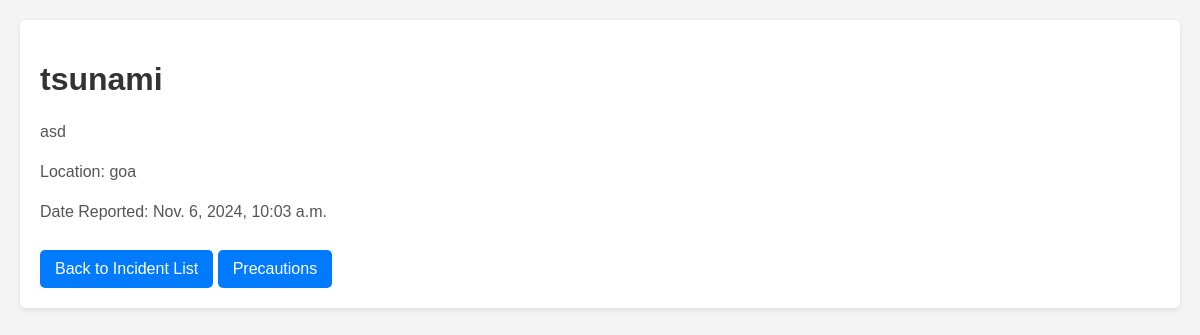
/incident/2/, run on the app's committed database.
### SecureZone/models.py (models this page shows)
class Incident(models.Model):
    title = models.CharField(max_length=200)
    description = models.TextField()
    location = models.CharField(max_length=200)
    date_reported = models.DateTimeField(auto_now_add=True)

### SecureZone/views.py (the view)
# urls.py: path('incident/<int:pk>/', views.incident_detail, name='incident_detail'),
def incident_detail(request, pk):
    incident = get_object_or_404(Incident, pk=pk)
    return render(request, 'incident_detail.html', {'incident': incident})

### templates/incident_detail.html (shortened to what this page needs)
<!DOCTYPE html>
<html>
<head>
</head>
<body>
    <div class="incident-detail">
        <h1>{{ incident.title }}</h1>
        <p>{{ incident.description }}</p>
        <p>Location: {{ incident.location }}</p>
        <p>Date Reported: {{ incident.date_reported }}</p>
        <a href="{% url 'incident_list' %}">Back to Incident List</a>
        <a href="{% url 'supply_request_edit' %}">Precautions</a>
    </div>
</body>
</html>

### templates/incident_detail.html (style rules this page uses)
body { font-family: Arial, sans-serif; background-color: #f4f4f4; margin: 0; padding: 20px; }
h1 { color: #333; }
p { font-size: 16px; line-height: 1.5; color: #555; }
a { display: inline-block; margin-top: 10px; padding: 10px 15px; background-color: #007bff; color: white; text-decoration: none; border-radius: 5px; }
.incident-detail { background: white; padding: 20px; border-radius: 5px; box-shadow: 0 2px 5px rgba(0, 0, 0, 0.1); }

### data on the page
Incident: title "tsunami", description "asd", location "goa", date_reported "Nov. 6, 2024, 10:03 a.m."
